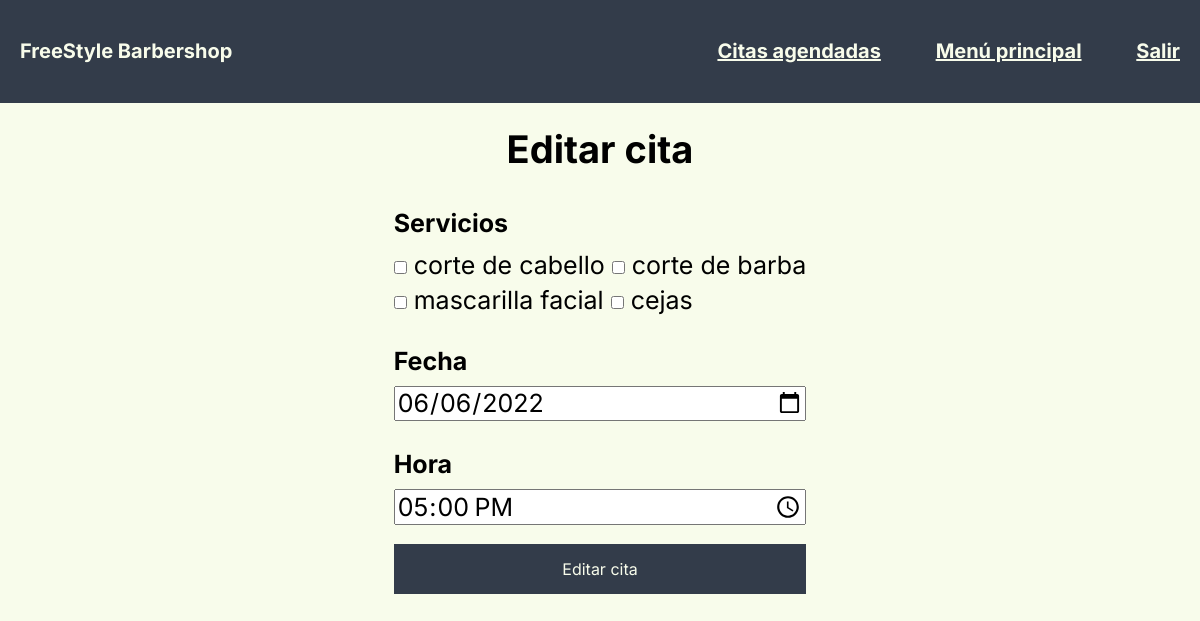
The app's page /CRUD/Update.php?id=52, older data.
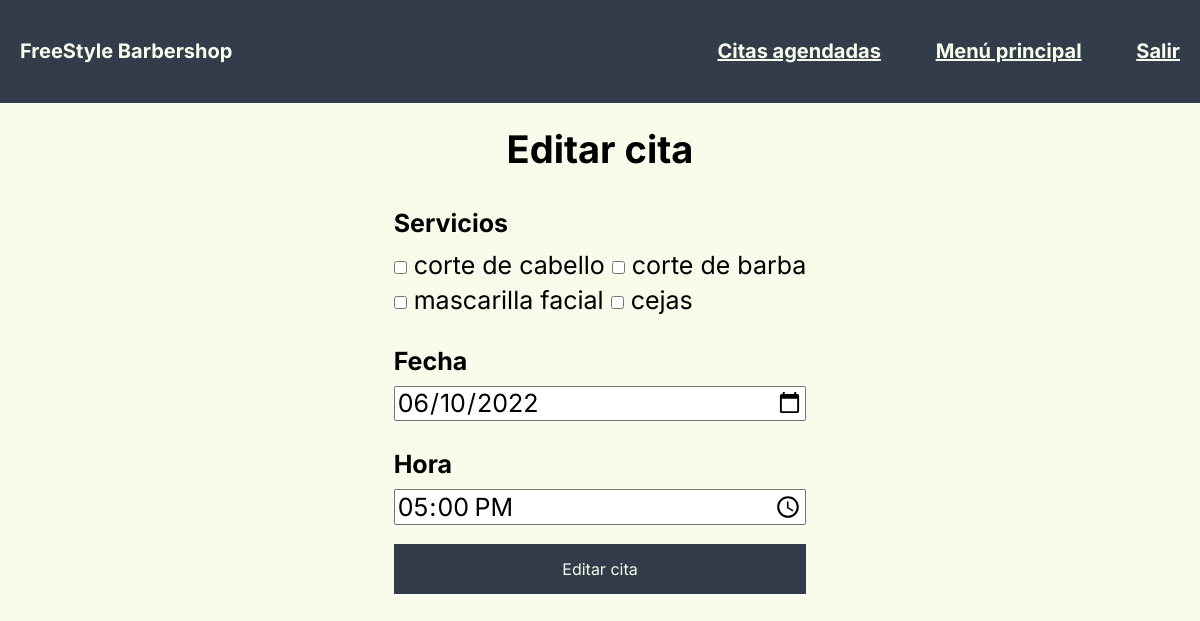
The same page, newer data.
### tables this page shows
CREATE TABLE IF NOT EXISTS `cita` (
  `ID` int(11) NOT NULL AUTO_INCREMENT,
  `Client` varchar(11) DEFAULT NULL,
  `Services` varchar(75) DEFAULT NULL,
  `Date` varchar(30) DEFAULT NULL,
  `Hour` time DEFAULT NULL,
  `Finish_Hour` time DEFAULT NULL,
  `Duration` int(11) NOT NULL,
  `Price` int(11) NOT NULL,
  PRIMARY KEY (`ID`)
);

### CRUD/Update.php (the view, shortened to what this page needs)
<?php
include '../Sql/db.php';
$conn = new mysqli($servername, $username, $password, $dbname);
if (isset($_GET['id'])) {
    $id = $_GET['id'];
    $sql = "SELECT * from cita WHERE ID ='" . $id . "'";
    $result = $conn->query($sql);
    if ($result->num_rows == 1) {
        $row = $result->fetch_assoc();
        $Date = $row['Date'];
        $Hour = $row['Hour'];
    }
}
$sql = "SELECT Type_Service from servicio";
$result = $conn->query($sql);
?>
<!DOCTYPE html>
<html lang="en">
<head>
    <link rel="stylesheet" href="../css/styles.css">
</head>
<body class="body-agendar">
    <div class="nav-bg">
        <nav class="nav-principal">
        <p class="nav-title">FreeStyle Barbershop</p>
        <div class="nav-links">
            <a href="Listar_Citas.php">Citas agendadas</a>
            <a href="../menu.php">Menú principal</a>
            <a href="../index.php">Salir</a>
        </div>
        </nav>
    </div>
    <div class="formulario-bg">
        <form id="formulario" class="formulario-cita" action="../Controladores/ControladorUpdate.php" method="GET">
            <legend>
                <h1>Editar cita</h1>
            </legend>
            <div class="formulario-cita-services">
                <span>Servicios</span>
                <?php
                $salto = 0;
                while ($fila = $result->fetch_assoc()) {
                    $salto = $salto + 1;
                    $Palabra_adaptada = str_split($fila["Type_Service"]);
                    $Servicio = "";
                    for ($i = 0; $i < count($Palabra_adaptada); $i++) {
                        if ($Palabra_adaptada[$i] == "_") {
                            $Servicio = $Servicio . " ";
                        } else {
                            $Servicio = $Servicio . $Palabra_adaptada[$i];
                        }
                    }
                    $Type_Service = $Servicio;
                ?>
                    <label class="formulario-service">
                        <input class="service" name=<?php echo '"' . $Type_Service . '"'; ?> id=<?php echo '"' . $Type_Service . '"'; ?> type="checkbox">
                        <?php echo $Type_Service;
                            if ($salto % 2 == 0) {
                                echo "<br>";
                            }
                        ?>
                    </label>
                <?php } ?>
            </div>
            <br>
            <label class="formulario-date">
                <span>Fecha</span>
                <input id="Date" name="Date" type="date" value="<?php echo $Date; ?>" required/>
            </label>
            <br />
            <label class="formulario-hour">
                <span>Hora</span>
                <input id="Hour" name="Hour" type="time" min="8:00" max="20:00" value="<?php echo $Hour; ?>" required/>
            </label>
            <br />
            <input class="formulario-btn" id="formulario-btn" type="submit" value="Editar cita"/>
        </form>
    </div>
</body>
</html>

Row changes from the older to the newer data that the page shows:
changed cita: Date "06/06/2022" → "06/10/2022"
